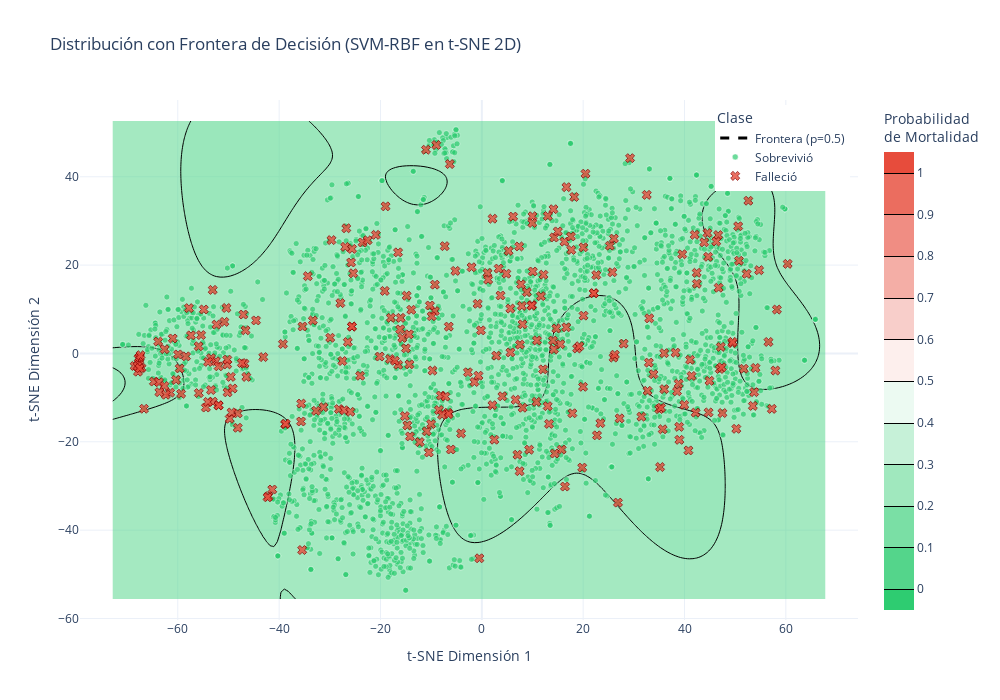

Notebook code for this chart:
### Code cell
# Visualización con frontera de decisión en t-SNE 2D
from sklearn.svm import SVC
import warnings
warnings.filterwarnings('ignore')

# Entrenar un clasificador SVM en el espacio t-SNE
clf_tsne = SVC(kernel='rbf', C=1.0, gamma='scale', probability=True)
clf_tsne.fit(X_tsne, y)

# Crear meshgrid para la frontera de decisión en t-SNE
x_min_tsne, x_max_tsne = X_tsne[:, 0].min() - 2, X_tsne[:, 0].max() + 2
y_min_tsne, y_max_tsne = X_tsne[:, 1].min() - 2, X_tsne[:, 1].max() + 2
xx_tsne, yy_tsne = np.meshgrid(np.linspace(x_min_tsne, x_max_tsne, 200),
                               np.linspace(y_min_tsne, y_max_tsne, 200))

# Predecir probabilidades en el meshgrid
Z_tsne = clf_tsne.predict_proba(np.c_[xx_tsne.ravel(), yy_tsne.ravel()])[:, 1]
Z_tsne = Z_tsne.reshape(xx_tsne.shape)

# Crear figura con frontera de decisión en t-SNE
fig_boundary_tsne = go.Figure()

# Agregar contorno de probabilidad (frontera de decisión)
fig_boundary_tsne.add_trace(go.Contour(
    x=np.linspace(x_min_tsne, x_max_tsne, 200),
    y=np.linspace(y_min_tsne, y_max_tsne, 200),
    z=Z_tsne,
    colorscale=[[0, 'rgba(46, 204, 113, 0.3)'], [0.5, 'rgba(255, 255, 255, 0.1)'], [1, 'rgba(231, 76, 60, 0.3)']],
    showscale=True,
    colorbar=dict(title='Probabilidad<br>de Mortalidad'),
    contours=dict(
        showlines=True,
        start=0,
        end=1,
        size=0.1
    ),
    line=dict(width=1),
    name='Probabilidad'
))

# Agregar línea de frontera de decisión (probabilidad = 0.5)
fig_boundary_tsne.add_trace(go.Contour(
    x=np.linspace(x_min_tsne, x_max_tsne, 200),
    y=np.linspace(y_min_tsne, y_max_tsne, 200),
    z=Z_tsne,
    showscale=False,
    contours=dict(
        showlines=True,
        start=0.5,
        end=0.5,
        size=0.1,
        coloring='none'
    ),
    line=dict(width=3, color='black', dash='dash'),
    name='Frontera (p=0.5)'
))

# Agregar puntos de sobrevivientes
sobrevivio_mask = y == 0
fig_boundary_tsne.add_trace(go.Scatter(
    x=X_tsne[sobrevivio_mask, 0],
    y=X_tsne[sobrevivio_mask, 1],
    mode='markers',
    marker=dict(
        color='#2ecc71',
        size=6,
        opacity=0.7,
        line=dict(width=0.5, color='white')
    ),
    name='Sobrevivió'
))

# Agregar puntos de fallecidos
fallecio_mask = y == 1
fig_boundary_tsne.add_trace(go.Scatter(
    x=X_tsne[fallecio_mask, 0],
    y=X_tsne[fallecio_mask, 1],
    mode='markers',
    marker=dict(
        color='#e74c3c',
        size=8,
        opacity=0.8,
        symbol='x',
        line=dict(width=1, color='darkred')
    ),
    name='Falleció'
))

fig_boundary_tsne.update_layout(
    title='Distribución con Frontera de Decisión (SVM-RBF en t-SNE 2D)',
    xaxis_title='t-SNE Dimensión 1',
    yaxis_title='t-SNE Dimensión 2',
    template='plotly_white',
    width=1000,
    height=700,
    legend=dict(
        title='Clase',
        yanchor="top",
        y=0.99,
        xanchor="right",
        x=0.99
    )
)

fig_boundary_tsne.show()

print(f"\nPrecisión del clasificador SVM en espacio t-SNE: {clf_tsne.score(X_tsne, y)*100:.2f}%")

### Figure 1 — Plotly figure (JSON) as saved in the notebook; plotly's stock layout.template omitted (floating-point values rounded to 4 significant figures; data arrays with more than 128 entries replaced by an {"elided": "..."} marker saying what was removed)
{"data": [{"colorbar": {"title": {"text": "Probabilidad<br>de Mortalidad"}}, "colorscale": [[0, "rgba(46, 204, 113, 0.3)"], [0.5, "rgba(255, 255, 255, 0.1)"], [1, "rgba(231, 76, 60, 0.3)"]], "contours": {"end": 1, "showlines": true, "size": 0.1, "start": 0}, "line": {"width": 1}, "name": "Probabilidad", "showscale": true, "type": "contour", "x": {"elided": "200 float values"}, "y": {"elided": "200 float values"}, "z": {"elided": "200x200 float values"}}, {"contours": {"coloring": "none", "end": 0.5, "showlines": true, "size": 0.1, "start": 0.5}, "line": {"color": "black", "dash": "dash", "width": 3}, "name": "Frontera (p=0.5)", "showscale": false, "type": "contour", "x": {"elided": "200 float values"}, "y": {"elided": "200 float values"}, "z": {"elided": "200x200 float values"}}, {"marker": {"color": "#2ecc71", "line": {"color": "white", "width": 0.5}, "opacity": 0.7, "size": 6}, "mode": "markers", "name": "Sobrevivió", "type": "scatter", "x": {"elided": "2819 float values"}, "y": {"elided": "2819 float values"}}, {"marker": {"color": "#e74c3c", "line": {"color": "darkred", "width": 1}, "opacity": 0.8, "size": 8, "symbol": "x"}, "mode": "markers", "name": "Falleció", "type": "scatter", "x": {"elided": "274 float values"}, "y": {"elided": "274 float values"}}], "layout": {"height": 700, "legend": {"title": {"text": "Clase"}, "x": 0.99, "xanchor": "right", "y": 0.99, "yanchor": "top"}, "title": {"text": "Distribución con Frontera de Decisión (SVM-RBF en t-SNE 2D)"}, "width": 1000, "xaxis": {"title": {"text": "t-SNE Dimensión 1"}}, "yaxis": {"title": {"text": "t-SNE Dimensión 2"}}}}
